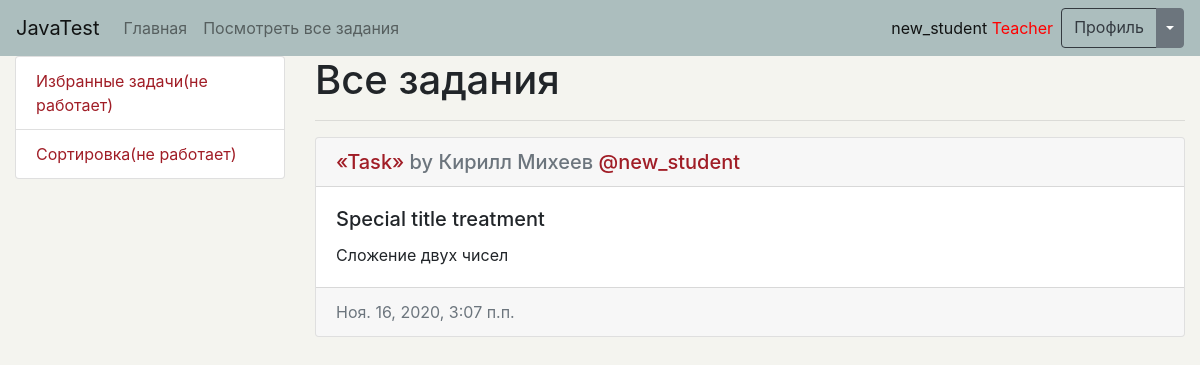
/test_system/ (signed in), run on the app's committed database.
### main/models.py (models this page shows, shortened)
class Student(AbstractUser):
    is_activated = models.BooleanField(default=True, db_index=True, verbose_name='Прошел активацию?')
    class Meta(AbstractUser.Meta):
        verbose_name = 'Студент'
        verbose_name_plural = 'Студенты'

### testing_system/models.py (models this page shows, shortened)
class Task(models.Model):
    title = models.CharField(max_length=100, verbose_name='Название задания',
                             help_text='Название задания')                                                              # Добавить уникальность
    task_text = models.TextField(max_length=1000, db_index=True, verbose_name='Описание самого задания',
                                 help_text='Текст задания')
    date_publish = models.DateTimeField(auto_now_add=True, db_index=True, verbose_name='Дата создания задания')
    required_form = models.TextField(max_length=1000, db_index=True, verbose_name='Шаблон класса, который задал учител',
                                     help_text='Шаблон формы учителя')
    teacher = models.ForeignKey(Teacher, null=True, on_delete=models.CASCADE, verbose_name='Учитель, который приудмал это задание')
    def get_absolute_url(self):
        return reverse('testing_system:detail_url', args=[self.pk])
    class Meta:
        verbose_name = "Задание"
        verbose_name_plural = "Задания"
        ordering = ['-date_publish']

### testing_system/views.py (the view)
# urls.py: path('', index, name='index_url'),
def index(request):
    tasks = Task.objects.all()
    return render(request,
                  'testing_system/index.html',
                  context={
                      'tasks': tasks,
                  })

### testing_system/templates/testing_system/index.html (shortened to what this page needs)
{% extends 'layout/basic.html' %}
{% block sidebar %}
    <li class="list-group-item"><a href="{% url 'main:index_url' %}">Сортировка(не работает)</a></li>
{% endblock %}
{% block content %}
    <h1>Все задания</h1>
    <hr>
    {% include 'includes/task_crads.html' %}
{% endblock %}

### templates/layout/basic.html (shortened to what this page needs)
<!DOCTYPE html>
<html lang="en">
{% load static %}
<head>
    <link rel="stylesheet" href="https://cdn.jsdelivr.net/npm/bootstrap@4.5.3/dist/css/bootstrap.min.css">
    <link href="{% static 'style.css' %}" rel="stylesheet" type="text/css">
</head>
<body>
    <nav class="navbar navbar-expand-md navbar-light">
        <a class="navbar-brand" href="{% url 'main:index_url' %}">JavaTest</a>
        <div class="collapse navbar-collapse" id="navbarsExampleDefault">
            <ul class="navbar-nav mr-auto">
                <li class="nav-item">
                    <a class="nav-link" href="{% url 'main:index_url' %}">Главная</a>
                </li>
                <li class="nav-item">
                    <a class="nav-link" href="{% url 'testing_system:index_url' %}">Посмотреть все задания</a>
                </li>
            </ul>
            <div class="navbar-nav">
                {% if user.is_authenticated %}
                    <a class="nav-link active" href="{% url 'main:profile_url' %}">{{ user.username }}
                        {% if user.teacher %}
                            <span style="color: red">Teacher</span>
                        {% endif %}
                    </a>
                        <div class="btn-group">
                            <a class="btn btn-outline-dark" href="{% url 'main:profile_url' %}" role="button">
                                Профиль
                            </a>
                            <button type="button" class="btn btn-secondary dropdown-toggle dropdown-toggle-split"
                                    data-toggle="dropdown" aria-haspopup="true" aria-expanded="false">
                            </button>
                        </div>
                {% else %}
                    <a class="nav-link" href="{% url 'main:login_url' %}">Войти/Зарегестрироваться</a>
                {% endif %}
            </div>
        </div>
    </nav>
    <main role="main" class="container-fluid">
            <div class="row justify-content-between">
                <div class="col-md-3">
                    <ul class="list-group">
                        {% if user.is_authenticated %}
                            <li class="list-group-item"><a href="{% url 'testing_system:index_url' %}">Избранные задачи(не работает)</a></li>
                        {% endif %}
                        {% block sidebar %}
                        {% endblock %}
                    </ul>
                </div>
                <div class="col-md-9">
                    <div>
                        {% block content %}{% endblock %}
                    </div>
                </div>
            </div>
    </main>
</body>
</html>

### templates/includes/task_crads.html
{% for task in tasks %}
    <div class="card">
        <h5 class="card-header">
            <a class="" href="{{ task.get_absolute_url }}"><q>{{ task.title }}</q></a>
            <span class="text-muted"> by {{ task.teacher.first_name }}</span>
            <span class="text-muted"> {{ task.teacher.last_name }}</span>
            <span style="color: #A01D26;"> @{{ task.teacher.username }}</span>
        </h5>
        <div class="card-body">
            <h5 class="card-title">Special title treatment</h5>
            <p class="card-text">{{ task.task_text }}</p>
        </div>
        <div class="card-footer text-muted">
            {{ task.date_publish }}
        </div>
    </div>
    <br>
{% endfor %}

### main/static/style.css (style rules this page uses)
body { background-color: #F4F4EF; }
q { quotes: "\00ab" "\00bb"; }
a { color: #A01D26; text-decoration: none; transition: all .2s; }
nav { background-color: #ACBEBE; }

### data on the page
Student: username "new_student"
Task: title "Task", teacher.first_name "Кирилл", teacher.last_name "Михеев", teacher.username "new_student", task_text "Сложение двух чисел", date_publish "Ноя. 16, 2020, 3:07 п.п."
